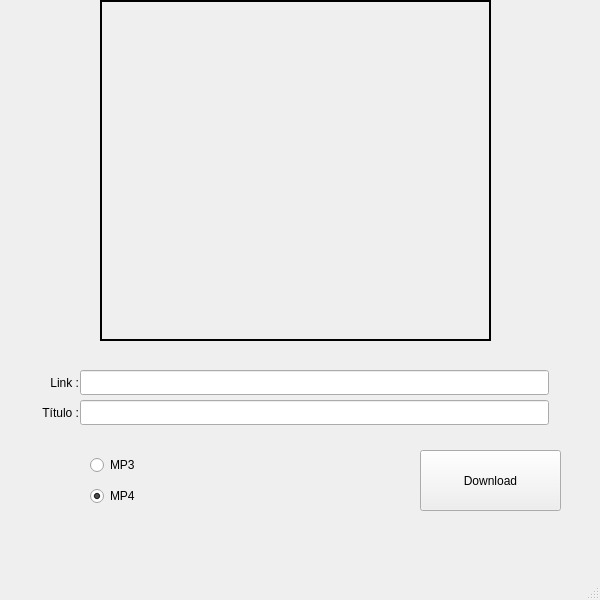
<?xml version="1.0" encoding="UTF-8"?>
<ui version="4.0">
 <class>MainWindow</class>
 <widget class="QMainWindow" name="MainWindow">
  <property name="windowModality">
   <enum>Qt::ApplicationModal</enum>
  </property>
  <property name="geometry">
   <rect>
    <x>0</x>
    <y>0</y>
    <width>600</width>
    <height>600</height>
   </rect>
  </property>
  <property name="sizePolicy">
   <sizepolicy hsizetype="Maximum" vsizetype="Maximum">
    <horstretch>0</horstretch>
    <verstretch>0</verstretch>
   </sizepolicy>
  </property>
  <property name="minimumSize">
   <size>
    <width>600</width>
    <height>300</height>
   </size>
  </property>
  <property name="maximumSize">
   <size>
    <width>600</width>
    <height>600</height>
   </size>
  </property>
  <property name="windowTitle">
   <string>MainWindow</string>
  </property>
  <widget class="QWidget" name="centralwidget">
   <widget class="QPushButton" name="pushButton_download">
    <property name="geometry">
     <rect>
      <x>420</x>
      <y>450</y>
      <width>141</width>
      <height>61</height>
     </rect>
    </property>
    <property name="text">
     <string>Download</string>
    </property>
   </widget>
   <widget class="QLabel" name="label">
    <property name="geometry">
     <rect>
      <x>10</x>
      <y>370</y>
      <width>69</width>
      <height>25</height>
     </rect>
    </property>
    <property name="text">
     <string>Link :</string>
    </property>
    <property name="alignment">
     <set>Qt::AlignRight|Qt::AlignTrailing|Qt::AlignVCenter</set>
    </property>
   </widget>
   <widget class="QLabel" name="label_2">
    <property name="geometry">
     <rect>
      <x>10</x>
      <y>400</y>
      <width>69</width>
      <height>26</height>
     </rect>
    </property>
    <property name="text">
     <string>Título :</string>
    </property>
    <property name="alignment">
     <set>Qt::AlignRight|Qt::AlignTrailing|Qt::AlignVCenter</set>
    </property>
   </widget>
   <widget class="QLineEdit" name="lineEdit_titulo">
    <property name="geometry">
     <rect>
      <x>80</x>
      <y>400</y>
      <width>469</width>
      <height>25</height>
     </rect>
    </property>
    <property name="font">
     <font>
      <pointsize>12</pointsize>
     </font>
    </property>
   </widget>
   <widget class="QLineEdit" name="lineEdit_link">
    <property name="geometry">
     <rect>
      <x>80</x>
      <y>370</y>
      <width>469</width>
      <height>25</height>
     </rect>
    </property>
    <property name="font">
     <font>
      <pointsize>12</pointsize>
     </font>
    </property>
   </widget>
   <widget class="QLabel" name="label_4">
    <property name="geometry">
     <rect>
      <x>100</x>
      <y>0</y>
      <width>391</width>
      <height>341</height>
     </rect>
    </property>
    <property name="frameShape">
     <enum>QFrame::WinPanel</enum>
    </property>
    <property name="text">
     <string>&lt;html&gt;&lt;head/&gt;&lt;body&gt;&lt;p&gt;&lt;img src=&quot;:/img_youtube/youtube.jpeg&quot;/&gt;&lt;/p&gt;&lt;/body&gt;&lt;/html&gt;</string>
    </property>
   </widget>
   <widget class="QWidget" name="layoutWidget">
    <property name="geometry">
     <rect>
      <x>90</x>
      <y>450</y>
      <width>101</width>
      <height>61</height>
     </rect>
    </property>
    <layout class="QVBoxLayout" name="verticalLayout">
     <item>
      <widget class="QRadioButton" name="radioButton_mp3">
       <property name="text">
        <string>MP3</string>
       </property>
      </widget>
     </item>
     <item>
      <widget class="QRadioButton" name="radioButton_mp4">
       <property name="text">
        <string>MP4</string>
       </property>
       <property name="checked">
        <bool>true</bool>
       </property>
      </widget>
     </item>
    </layout>
   </widget>
  </widget>
  <widget class="QMenuBar" name="menubar">
   <property name="geometry">
    <rect>
     <x>0</x>
     <y>0</y>
     <width>600</width>
     <height>21</height>
    </rect>
   </property>
  </widget>
  <widget class="QStatusBar" name="statusbar"/>
 </widget>
 <tabstops>
  <tabstop>lineEdit_link</tabstop>
  <tabstop>lineEdit_titulo</tabstop>
  <tabstop>radioButton_mp3</tabstop>
  <tabstop>radioButton_mp4</tabstop>
  <tabstop>pushButton_download</tabstop>
 </tabstops>
 <resources>
  <include location="youtube.qrc"/>
 </resources>
 <connections/>
</ui>
